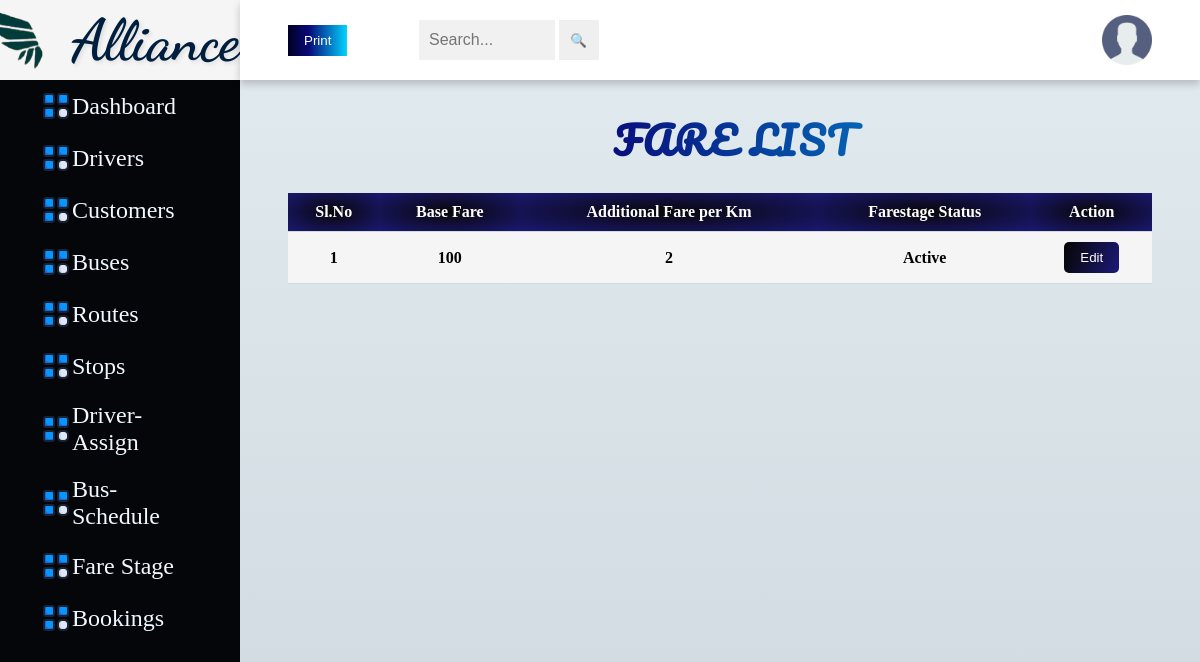
The app's page /Farestage.php (signed in) with its own data.
### tables this page shows
CREATE TABLE `tbl_farestage` (
  `Farestage_id` int(11) NOT NULL,
  `Base_fare` decimal(5,0) NOT NULL,
  `Additional_fare` decimal(5,0) NOT NULL,
  `F_status` tinyint(1) NOT NULL
);

### Farestage.php (the view, shortened to what this page needs)
<html>
<head>
    <link rel="stylesheet" href="Farestage.css">
    <link rel="stylesheet" href="table.css">
</head>
<body>
<div class="side-menu">
    <div class="brand-name">
        <div class="logo">
            <img src="logo2.png">
        </div>
    <h1>Alliance</h1>
</div>
<ul class="ui">
  <li><a href="admin.php"><img src="ui.png"> Dashboard </a></li>
  <li><a href="Driver.php"><img src="ui.png">Drivers</a></li>
  <li><a href="Cust.php"><img src="ui.png">Customers</a></li>
  <li><a href="Bus.php"><img src="ui.png">Buses</a></li>
  <li><a href="Route.php"><img src="ui.png">Routes</a></li>
  <li><a href="Stop.php"><img src="ui.png">Stops</a></li>
  <li><a href="Driverbus.php"><img src="ui.png">Driver-Assign</a></li>
  <li><a href="Busroute.php"><img src="ui.png">Bus-Schedule</a></li>
  <li><a href="Farestage.php"><img src="ui.png">Fare Stage</a></li>
  <li><a href="Abooking_view.php"><img src="ui.png">Bookings</a></li>
</ul>
</div>
    <div class="container">
        <div class="header">
            <div class="nav">
            <button id="print-driver" class="btn1">Print</button> &nbsp;&nbsp;
<div class="search">
                    <form method="get">
                        <input type="text" name="search" placeholder="Search..." value="<?php echo isset($_GET['search']) ? $_GET['search'] : ''; ?>">
                        <button type="submit">🔍</button>
                    </form>
                </div>
                <div class="user">
<div class="img-case">
<img src="user.png" alt="user">
</div>
</div>            </div>
        </div>
        <div class="content">
            <div class="main">
                <div class="form">
                    <h1>Fare List</h1>
                    <table id="table" class="content-table pdf">
                        <thead>
                        <tr>
                            <th>Sl.No</th>
                            <th>Base Fare</th>
                            <th>Additional Fare per Km</th>
                            <th>Farestage Status</th>
                            <th>Action</th>
                        </tr>
                        </thead>
                        <tbody>
                        <?php
                        include 'Dbconnect.php';
                        $search = isset($_GET['search']) ? $_GET['search'] : '';
                        $sql = "SELECT * FROM tbl_Farestage WHERE Farestage_id LIKE '%$search%' OR Base_fare LIKE '%$search%'";
                        $result = $conn->query($sql);
                        $serialNumber=1;
                        while ($row = $result->fetch_assoc()) {
                            echo "<tr>";
                            echo "<td>" . $serialNumber . "</td>";
                            echo "<td>" . $row["Base_fare"] . "</td>";
                            echo "<td>" . $row["Additional_fare"] . "</td>";
                            echo "<td>" . ($row["F_status"] == 1 ? 'Active' : 'Inactive') . "</td>";
                            echo '<td><a href="Ufarestage.php?Farestage_id=' . $row["Farestage_id"] . '"><button>Edit</button></a></td>';
                            echo "</tr>";
                        }
                        ?>
                        </tbody>
                    </table>
                </div>
            </div>
        </div>
    </div>
</body>
</html>

### Farestage.css (style rules this page uses)
* { margin: 0; padding: 0; box-sizing: border-box; }
body { min-height: 100vh; background: linear-gradient(to top, #cfd9df 0%, #e2ebf0 100%); background-size: cover; background-repeat: no-repeat; background-attachment: fixed; }
a { text-decoration: none; }
li { list-style: none; }
.side-menu h1 { color: #090979; display: flex; margin-bottom: 10px; margin-top: 10px; margin-left: -40%; }
.side-menu { position: fixed; background: #05060a; width: 20vw; min-height: 100vh; display: flex; flex-direction: column; }
.side-menu .brand-name { background: whitesmoke; height: 10vh; display: flex; align-items: center; justify-content: center; }
.side-menu .brand-name h1 { margin-left: -20%; font-family: 'Dancing Script', cursive; font-size: 58px; color: #001F3F; text-shadow: 2px 2px 4px rgba(0, 0, 0, 0.1); }
.side-menu .brand-name img { margin-left: -30%; height:85%; width:85%; }
.side-menu li a { font-size: 24px; padding: 10px 40px; color: aliceblue; display: flex; align-items: center; }
.container { position: absolute; background-size: 100%; right: 0; width: 80vw; height: 100vh; }
.container .header { position: fixed; top: 0; width: 80vw; height: 10vh; background: white; display: flex; align-items: center; justify-content: center; box-shadow: 0 4px 8px 0 rgba(0, 0, 0, 0.2); z-index: 1; }
.container .header .nav { width: 90%; display: flex; align-items: center; }
.container .header .nav .search { flex: 1; display: flex; justify-content: center; }
.container .header .nav .search button { width: 40px; height: 40px; border: none; }
.container .header .nav .search input[type="text"] { border: none; background: #f1f1f1; padding: 10px; width: 50%; }
.container .header .nav .user { flex: 1; display: flex; justify-content: space-between; align-items: center; }
.container .header .nav .user img { width: 40px; height: 40px; }
.container .header .nav .user .img-case { position: relative; width: 50px; height: 50px; }
.container .header .nav .user .img-case img { position: absolute; top: 0; left: 0; width: 100%; height: 100%; }
.main { background-repeat: no-repeat; background-size: 140%; background-position: center; height: 100%; width: 100%; }
.form { width: 100%; height: 100%; position: relative; justify-content: center; padding-top: 10%; border-radius: 10px; z-index: 0; }
.form h1 { color: black; display: flex; justify-content: center; margin-bottom: 10px; margin-left: 3%; padding-bottom: 2%; }
ul.ui img { height: 20%; width: 20%; }
.search input[type="text"] { width: 300px; height: 40px; padding: 5px; font-size: 16px; }
.form h1 { font-size: 38px; text-align: center; font-family: 'Pacifico', cursive; color: #e74c3c; letter-spacing: 2px; text-transform: uppercase; padding: 10px 20px; background: linear-gradient(90deg, #020024 0%, #090979 35%, #00d4ff 100%); background-clip: text; -webkit-background-clip: text; color: transparent; transition: transform 0.3s, text-shadow 0.3s; cursor: pointer; }

### table.css (style rules this page uses)
table { width: 90%; border-collapse: collapse; margin-bottom: 20%; margin-left: 5%; }
table th { background: radial-gradient( rgba(7,7,9,1), rgba(27,24,113,1)); color: #fff; padding: 10px; text-align: center; }
table td { padding: 10px; border-top: 1px solid #CDDCDC; border-bottom: 1px solid #CDDCDC; text-align: center; font-weight: 400; font-weight: bold; }
table tr { background-color: #ffffff; color: #000000; }
table tr:nth-child(even) { background-color: #F5F5F5; }
table td button { background: linear-gradient(111.4deg, rgba(7,7,9,1) 6.5%, rgba(27,24,113,1) 93.2%); color: #fff; border: none; padding: 8px 16px; border-radius: 5px; text-decoration: none; }
.btn1 { background: linear-gradient(90deg, #020024 0%, #090979 35%, #00d4ff 100%); color: #fff; padding: 8px 16px; border: none; cursor: pointer; }

### Dbconnect.php (style rules this page uses)
body { user-select: none; }

### records on screen
tbl_farestage: serialNumber "1", Base_fare "100", Additional_fare "2", F_status "Active"
